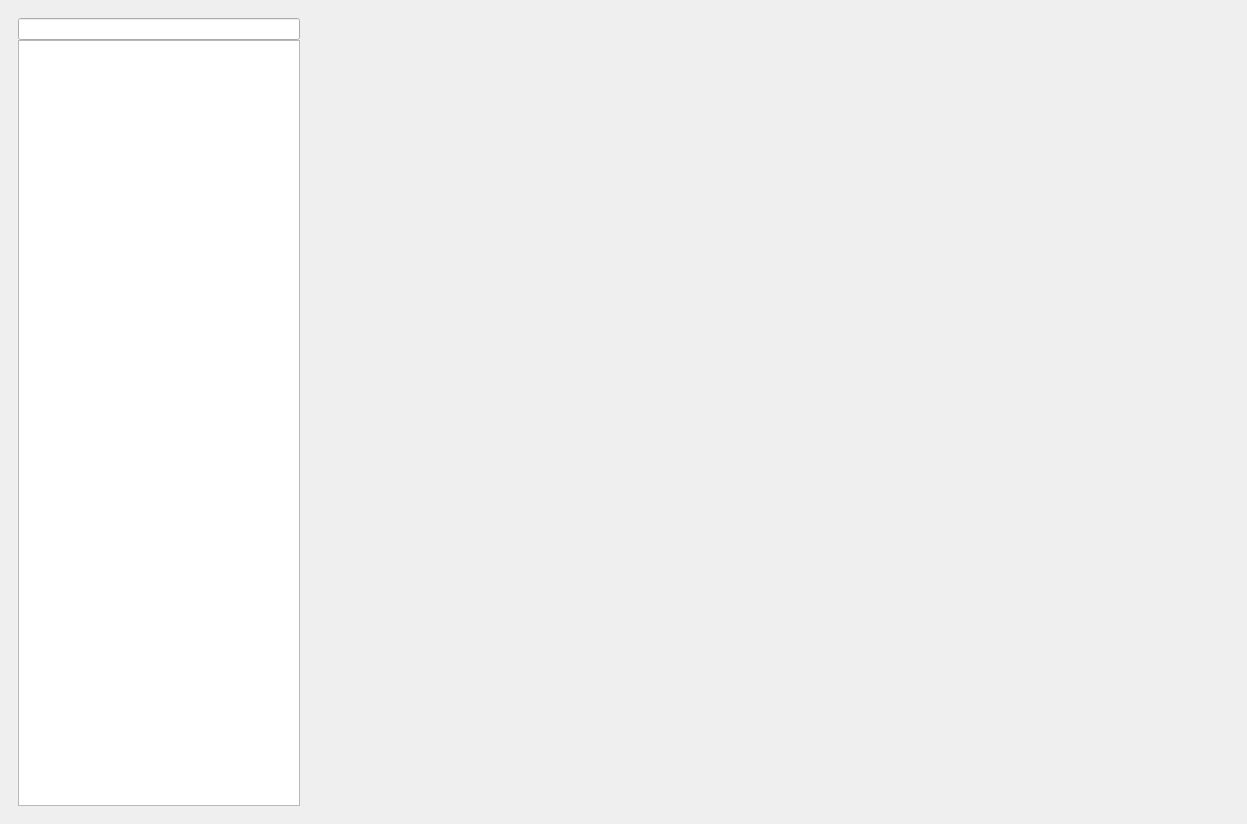
<?xml version="1.0" encoding="UTF-8"?>
<ui version="4.0">
 <class>MainWindow</class>
 <widget class="QMainWindow" name="MainWindow">
  <property name="geometry">
   <rect>
    <x>0</x>
    <y>0</y>
    <width>1247</width>
    <height>824</height>
   </rect>
  </property>
  <property name="sizePolicy">
   <sizepolicy hsizetype="Preferred" vsizetype="Preferred">
    <horstretch>0</horstretch>
    <verstretch>0</verstretch>
   </sizepolicy>
  </property>
  <property name="windowTitle">
   <string>Picks</string>
  </property>
  <widget class="QWidget" name="centralwidget">
   <layout class="QHBoxLayout" name="horizontalLayout">
    <item>
     <widget class="QWidget" name="frm_filelist" native="true">
      <property name="minimumSize">
       <size>
        <width>300</width>
        <height>100</height>
       </size>
      </property>
      <property name="maximumSize">
       <size>
        <width>300</width>
        <height>16777215</height>
       </size>
      </property>
      <layout class="QVBoxLayout" name="verticalLayout_2">
       <property name="spacing">
        <number>0</number>
       </property>
       <item>
        <widget class="QLineEdit" name="txt_filter"/>
       </item>
       <item>
        <widget class="QListWidget" name="lst_files">
         <property name="editTriggers">
          <set>QAbstractItemView::NoEditTriggers</set>
         </property>
        </widget>
       </item>
      </layout>
     </widget>
    </item>
    <item>
     <widget class="QLabel" name="lbl_viewer">
      <property name="sizePolicy">
       <sizepolicy hsizetype="MinimumExpanding" vsizetype="MinimumExpanding">
        <horstretch>0</horstretch>
        <verstretch>0</verstretch>
       </sizepolicy>
      </property>
      <property name="minimumSize">
       <size>
        <width>1</width>
        <height>1</height>
       </size>
      </property>
      <property name="autoFillBackground">
       <bool>true</bool>
      </property>
      <property name="text">
       <string/>
      </property>
      <property name="scaledContents">
       <bool>false</bool>
      </property>
      <property name="alignment">
       <set>Qt::AlignCenter</set>
      </property>
     </widget>
    </item>
   </layout>
  </widget>
 </widget>
 <resources/>
 <connections/>
</ui>
